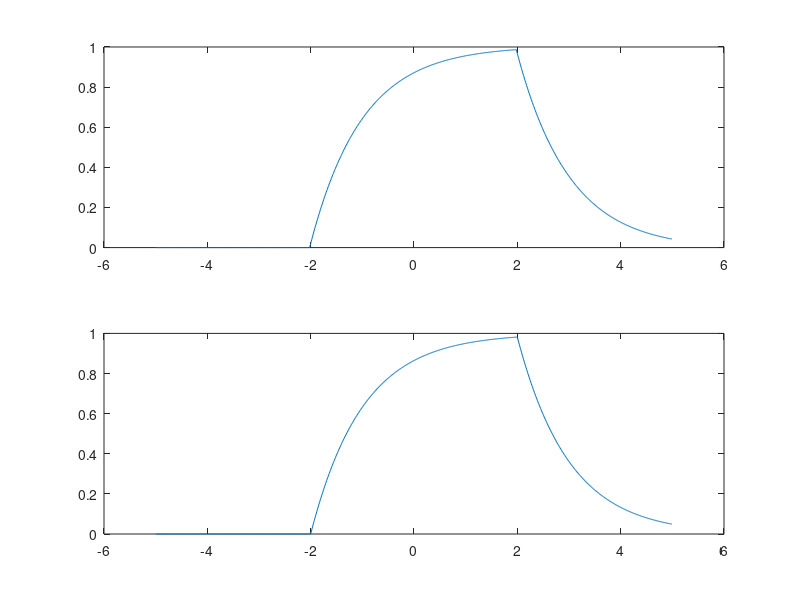

MATLAB code for this plot:
clear;
close all;
clc;

t =  -5:0.01:4.99;
T = 200;
dt = 0.01;
% pratica
r = zeros(1,1000);
r(1, 500-T:499+T) = 1;
e = exp(-t);
e(t < 0) = 0;

c = conv(r, e, "same")*dt;


T = T*dt;

% teorica
re_conv = zeros(size(t));
idx1 = (t>=-T) & (t<T);
re_conv(idx1) = 1-exp(-(t(idx1) + T));
idx2=t>=T;
re_conv(idx2) = exp(T-t(idx2))-exp(-(T+t(idx2)));

figure
subplot(2,1,1);
plot(t,c);
subplot(2,1,2);
plot(t, re_conv);